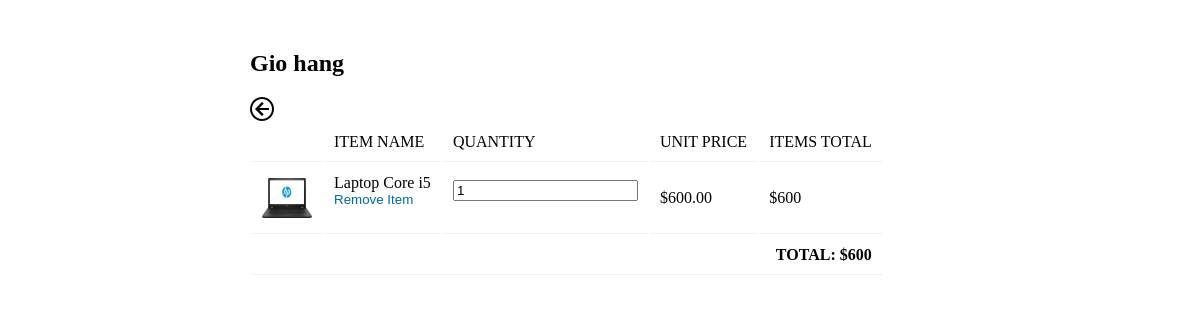
Screenshot of /cart.php (signed in) with the database file from the repository.
### tables this page shows
CREATE TABLE `cart` (
  `id` int(11) NOT NULL,
  `user_id` int(11) NOT NULL,
  `product_code` varchar(255) NOT NULL,
  `quantity` int(11) NOT NULL
);

CREATE TABLE `products` (
  `id` int(10) NOT NULL,
  `name` varchar(250) NOT NULL,
  `code` varchar(100) NOT NULL,
  `price` double(9,2) NOT NULL,
  `image` varchar(250) NOT NULL
);

### cart.php (the view, shortened to what this page needs)
<?php
include('db.php');
$user_id = $_SESSION['user_id'];
?>
<html>
<head>
    <link rel='stylesheet' href='css/style.css' type='text/css' media='all' />
</head>
<body>
    <div style="width:700px; margin:50 auto;">
        <h2>Gio hang</h2>
		<div class="back_to_index">
			<a href="index.php"><img src="./icons8-back-ice-cream/icons8-back-24.png"></a>
		</div>
        <div class="cart">
            <?php
            $result = mysqli_query($con, "SELECT products.*, cart.quantity as cart_quantity FROM `cart`
                                            JOIN `products` ON cart.product_code = products.code
                                            WHERE cart.user_id = ".$user_id."");
            ?>
            <?php if (mysqli_num_rows($result) > 0) : ?>
                <table class="table">
                    <tbody>
                        <tr>
                            <td></td>
                            <td>ITEM NAME</td>
                            <td>QUANTITY</td>
                            <td>UNIT PRICE</td>
                            <td>ITEMS TOTAL</td>
                        </tr>
                        <?php
                        $total_price = 0;
                        while ($product = mysqli_fetch_assoc($result)) {
                            ?>
                            <tr>
                                <td><img src='<?php echo $product["image"]; ?>' width="50" height="40" /></td>
                                <td><?php echo $product["name"]; ?><br />
                                    <form method='post' action=''>
                                        <button type='submit' class='remove'>Remove Item</button>
                                    </form>
                                </td>
                                <td>
                                    <form method='post' action=''>
                                        <input type="number" name='quantity' class='quantity' value="<?php echo $product['cart_quantity'] ?>" onchange="this.form.submit()">
                                    </form>
                                </td>
                                <td><?php echo "$" . $product["price"]; ?></td>
                                <td><?php echo "$" . $product["price"] * $product["cart_quantity"]; ?></td>
                            </tr>
                            <?php
                            $total_price += ($product["price"] * $product["cart_quantity"]);
                        }
                        ?>
                        <tr>
                            <td colspan="5" align="right">
                                <strong>TOTAL: <?php echo "$" . $total_price; ?></strong>
                            </td>
                        </tr>
                    </tbody>
                </table>
            <?php else : ?>
                <h3>Your cart is empty!</h3>
            <?php endif; ?>
        </div>
    </div>
</body>
</html>

### css/style.css (style rules this page uses)
.table td { border-bottom: #F0F0F0 1px solid; padding: 10px; }
.cart .remove { background: none; border: none; color: #0067ab; cursor: pointer; padding: 0px; }

### rows the page displays
cart: products.image (picture), products.name "Laptop Core i5", quantity "1", products.price "600.00", $product['price']*$product['cart_quantity'] "600"

### other values shown
$total_price "600"
